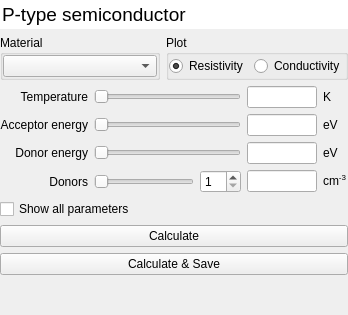
     <widget class="QFrame" name="p_type_frame">
      <layout class="QVBoxLayout" name="p_vertical_layout">
       <property name="leftMargin">
        <number>0</number>
       </property>
       <property name="topMargin">
        <number>0</number>
       </property>
       <property name="rightMargin">
        <number>0</number>
       </property>
       <property name="bottomMargin">
        <number>0</number>
       </property>
       <item>
        <widget class="QLineEdit" name="p_type_title">
         <property name="palette">
          <palette>
           <active>
            <colorrole role="WindowText">
             <brush brushstyle="SolidPattern">
              <color alpha="255">
               <red>0</red>
               <green>0</green>
               <blue>0</blue>
              </color>
             </brush>
            </colorrole>
            <colorrole role="Button">
             <brush brushstyle="SolidPattern">
              <color alpha="255">
               <red>212</red>
               <green>212</green>
               <blue>212</blue>
              </color>
             </brush>
            </colorrole>
            <colorrole role="Light">
             <brush brushstyle="SolidPattern">
              <color alpha="255">
               <red>255</red>
               <green>255</green>
               <blue>255</blue>
              </color>
             </brush>
            </colorrole>
            <colorrole role="Midlight">
             <brush brushstyle="SolidPattern">
              <color alpha="255">
               <red>233</red>
               <green>233</green>
               <blue>233</blue>
              </color>
             </brush>
            </colorrole>
            <colorrole role="Dark">
             <brush brushstyle="SolidPattern">
              <color alpha="255">
               <red>106</red>
               <green>106</green>
               <blue>106</blue>
              </color>
             </brush>
            </colorrole>
            <colorrole role="Mid">
             <brush brushstyle="SolidPattern">
              <color alpha="255">
               <red>141</red>
               <green>141</green>
               <blue>141</blue>
              </color>
             </brush>
            </colorrole>
            <colorrole role="Text">
             <brush brushstyle="SolidPattern">
              <color alpha="255">
               <red>0</red>
               <green>0</green>
               <blue>0</blue>
              </color>
             </brush>
            </colorrole>
            <colorrole role="BrightText">
             <brush brushstyle="SolidPattern">
              <color alpha="255">
               <red>255</red>
               <green>255</green>
               <blue>255</blue>
              </color>
             </brush>
            </colorrole>
            <colorrole role="ButtonText">
             <brush brushstyle="SolidPattern">
              <color alpha="255">
               <red>0</red>
               <green>0</green>
               <blue>0</blue>
              </color>
             </brush>
            </colorrole>
            <colorrole role="Base">
             <brush brushstyle="SolidPattern">
              <color alpha="255">
               <red>255</red>
               <green>255</green>
               <blue>255</blue>
              </color>
             </brush>
            </colorrole>
            <colorrole role="Window">
             <brush brushstyle="SolidPattern">
              <color alpha="255">
               <red>212</red>
               <green>212</green>
               <blue>212</blue>
              </color>
             </brush>
            </colorrole>
            <colorrole role="Shadow">
             <brush brushstyle="SolidPattern">
              <color alpha="255">
               <red>0</red>
               <green>0</green>
               <blue>0</blue>
              </color>
             </brush>
            </colorrole>
            <colorrole role="AlternateBase">
             <brush brushstyle="SolidPattern">
              <color alpha="255">
               <red>233</red>
               <green>233</green>
               <blue>233</blue>
              </color>
             </brush>
            </colorrole>
            <colorrole role="ToolTipBase">
             <brush brushstyle="SolidPattern">
              <color alpha="255">
               <red>255</red>
               <green>255</green>
               <blue>220</blue>
              </color>
             </brush>
            </colorrole>
            <colorrole role="ToolTipText">
             <brush brushstyle="SolidPattern">
              <color alpha="255">
               <red>0</red>
               <green>0</green>
               <blue>0</blue>
              </color>
             </brush>
            </colorrole>
            <colorrole role="PlaceholderText">
             <brush brushstyle="NoBrush">
              <color alpha="128">
               <red>0</red>
               <green>0</green>
               <blue>0</blue>
              </color>
             </brush>
            </colorrole>
           </active>
           <inactive>
            <colorrole role="WindowText">
             <brush brushstyle="SolidPattern">
              <color alpha="255">
               <red>0</red>
               <green>0</green>
               <blue>0</blue>
              </color>
             </brush>
            </colorrole>
            <colorrole role="Button">
             <brush brushstyle="SolidPattern">
              <color alpha="255">
               <red>212</red>
               <green>212</green>
               <blue>212</blue>
              </color>
             </brush>
            </colorrole>
            <colorrole role="Light">
             <brush brushstyle="SolidPattern">
              <color alpha="255">
               <red>255</red>
               <green>255</green>
               <blue>255</blue>
              </color>
             </brush>
            </colorrole>
            <colorrole role="Midlight">
             <brush brushstyle="SolidPattern">
              <color alpha="255">
               <red>233</red>
               <green>233</green>
               <blue>233</blue>
              </color>
             </brush>
            </colorrole>
            <colorrole role="Dark">
             <brush brushstyle="SolidPattern">
              <color alpha="255">
               <red>106</red>
               <green>106</green>
               <blue>106</blue>
              </color>
             </brush>
            </colorrole>
            <colorrole role="Mid">
             <brush brushstyle="SolidPattern">
              <color alpha="255">
               <red>141</red>
               <green>141</green>
               <blue>141</blue>
              </color>
             </brush>
            </colorrole>
            <colorrole role="Text">
             <brush brushstyle="SolidPattern">
              <color alpha="255">
               <red>0</red>
               <green>0</green>
               <blue>0</blue>
              </color>
             </brush>
            </colorrole>
            <colorrole role="BrightText">
             <brush brushstyle="SolidPattern">
              <color alpha="255">
               <red>255</red>
               <green>255</green>
               <blue>255</blue>
              </color>
             </brush>
            </colorrole>
            <colorrole role="ButtonText">
             <brush brushstyle="SolidPattern">
              <color alpha="255">
               <red>0</red>
               <green>0</green>
               <blue>0</blue>
              </color>
             </brush>
            </colorrole>
            <colorrole role="Base">
             <brush brushstyle="SolidPattern">
              <color alpha="255">
               <red>255</red>
               <green>255</green>
               <blue>255</blue>
              </color>
             </brush>
            </colorrole>
            <colorrole role="Window">
             <brush brushstyle="SolidPattern">
              <color alpha="255">
               <red>212</red>
               <green>212</green>
               <blue>212</blue>
              </color>
             </brush>
            </colorrole>
            <colorrole role="Shadow">
             <brush brushstyle="SolidPattern">
              <color alpha="255">
               <red>0</red>
               <green>0</green>
               <blue>0</blue>
              </color>
             </brush>
            </colorrole>
            <colorrole role="AlternateBase">
             <brush brushstyle="SolidPattern">
              <color alpha="255">
               <red>233</red>
               <green>233</green>
               <blue>233</blue>
              </color>
             </brush>
            </colorrole>
            <colorrole role="ToolTipBase">
             <brush brushstyle="SolidPattern">
              <color alpha="255">
               <red>255</red>
               <green>255</green>
               <blue>220</blue>
              </color>
             </brush>
            </colorrole>
            <colorrole role="ToolTipText">
             <brush brushstyle="SolidPattern">
              <color alpha="255">
               <red>0</red>
               <green>0</green>
               <blue>0</blue>
              </color>
             </brush>
            </colorrole>
            <colorrole role="PlaceholderText">
             <brush brushstyle="NoBrush">
              <color alpha="128">
               <red>0</red>
               <green>0</green>
               <blue>0</blue>
              </color>
             </brush>
            </colorrole>
           </inactive>
           <disabled>
            <colorrole role="WindowText">
             <brush brushstyle="SolidPattern">
              <color alpha="255">
               <red>106</red>
               <green>106</green>
               <blue>106</blue>
              </color>
             </brush>
            </colorrole>
            <colorrole role="Button">
             <brush brushstyle="SolidPattern">
              <color alpha="255">
               <red>212</red>
               <green>212</green>
               <blue>212</blue>
              </color>
             </brush>
            </colorrole>
            <colorrole role="Light">
             <brush brushstyle="SolidPattern">
              <color alpha="255">
               <red>255</red>
               <green>255</green>
               <blue>255</blue>
              </color>
             </brush>
            </colorrole>
            <colorrole role="Midlight">
             <brush brushstyle="SolidPattern">
              <color alpha="255">
               <red>233</red>
               <green>233</green>
               <blue>233</blue>
              </color>
             </brush>
            </colorrole>
            <colorrole role="Dark">
             <brush brushstyle="SolidPattern">
              <color alpha="255">
               <red>106</red>
               <green>106</green>
               <blue>106</blue>
              </color>
             </brush>
            </colorrole>
            <colorrole role="Mid">
             <brush brushstyle="SolidPattern">
              <color alpha="255">
               <red>141</red>
               <green>141</green>
               <blue>141</blue>
              </color>
             </brush>
            </colorrole>
            <colorrole role="Text">
             <brush brushstyle="SolidPattern">
              <color alpha="255">
               <red>106</red>
               <green>106</green>
               <blue>106</blue>
              </color>
             </brush>
            </colorrole>
            <colorrole role="BrightText">
             <brush brushstyle="SolidPattern">
              <color alpha="255">
               <red>255</red>
               <green>255</green>
               <blue>255</blue>
              </color>
             </brush>
            </colorrole>
            <colorrole role="ButtonText">
             <brush brushstyle="SolidPattern">
              <color alpha="255">
               <red>106</red>
               <green>106</green>
               <blue>106</blue>
              </color>
             </brush>
            </colorrole>
            <colorrole role="Base">
             <brush brushstyle="SolidPattern">
              <color alpha="255">
               <red>212</red>
               <green>212</green>
               <blue>212</blue>
              </color>
             </brush>
            </colorrole>
            <colorrole role="Window">
             <brush brushstyle="SolidPattern">
              <color alpha="255">
               <red>212</red>
               <green>212</green>
               <blue>212</blue>
              </color>
             </brush>
            </colorrole>
            <colorrole role="Shadow">
             <brush brushstyle="SolidPattern">
              <color alpha="255">
               <red>0</red>
               <green>0</green>
               <blue>0</blue>
              </color>
             </brush>
            </colorrole>
            <colorrole role="AlternateBase">
             <brush brushstyle="SolidPattern">
              <color alpha="255">
               <red>212</red>
               <green>212</green>
               <blue>212</blue>
              </color>
             </brush>
            </colorrole>
            <colorrole role="ToolTipBase">
             <brush brushstyle="SolidPattern">
              <color alpha="255">
               <red>255</red>
               <green>255</green>
               <blue>220</blue>
              </color>
             </brush>
            </colorrole>
            <colorrole role="ToolTipText">
             <brush brushstyle="SolidPattern">
              <color alpha="255">
               <red>0</red>
               <green>0</green>
               <blue>0</blue>
              </color>
             </brush>
            </colorrole>
            <colorrole role="PlaceholderText">
             <brush brushstyle="NoBrush">
              <color alpha="128">
               <red>0</red>
               <green>0</green>
               <blue>0</blue>
              </color>
             </brush>
            </colorrole>
           </disabled>
          </palette>
         </property>
         <property name="font">
          <font>
           <pointsize>14</pointsize>
           <weight>50</weight>
           <bold>false</bold>
           <underline>false</underline>
          </font>
         </property>
         <property name="text">
          <string>P-type semiconductor</string>
         </property>
         <property name="frame">
          <bool>false</bool>
         </property>
         <property name="readOnly">
          <bool>true</bool>
         </property>
        </widget>
       </item>
       <item>
        <layout class="QHBoxLayout" name="p_mat_and_type_layout">
         <item>
          <widget class="QGroupBox" name="p_material_box">
           <property name="title">
            <string>Material</string>
           </property>
           <property name="flat">
            <bool>true</bool>
           </property>
           <layout class="QHBoxLayout" name="horizontalLayout_5">
            <property name="leftMargin">
             <number>0</number>
            </property>
            <property name="topMargin">
             <number>0</number>
            </property>
            <property name="rightMargin">
             <number>0</number>
            </property>
            <property name="bottomMargin">
             <number>0</number>
            </property>
            <item>
             <widget class="QComboBox" name="p_material_combobox"/>
            </item>
           </layout>
          </widget>
         </item>
         <item>
          <widget class="QGroupBox" name="p_plot_type_box">
           <property name="title">
            <string>Plot</string>
           </property>
           <property name="flat">
            <bool>true</bool>
           </property>
           <layout class="QHBoxLayout" name="horizontalLayout_3">
            <property name="leftMargin">
             <number>0</number>
            </property>
            <property name="topMargin">
             <number>0</number>
            </property>
            <property name="rightMargin">
             <number>0</number>
            </property>
            <property name="bottomMargin">
             <number>0</number>
            </property>
            <item>
             <widget class="QRadioButton" name="p_resistivity_radio_button">
              <property name="enabled">
               <bool>true</bool>
              </property>
              <property name="autoFillBackground">
               <bool>false</bool>
              </property>
              <property name="text">
               <string>Resistivity</string>
              </property>
              <property name="checked">
               <bool>true</bool>
              </property>
             </widget>
            </item>
            <item>
             <widget class="QRadioButton" name="p_conductivity_radio_button">
              <property name="text">
               <string>Conductivity</string>
              </property>
             </widget>
            </item>
           </layout>
          </widget>
         </item>
        </layout>
       </item>
       <item>
        <layout class="QGridLayout" name="p_input_grid_layout" columnstretch="0,1,0,0,0">
         <item row="3" column="4">
          <widget class="QLabel" name="p_donor_energy_unit_label">
           <property name="text">
            <string>eV </string>
           </property>
          </widget>
         </item>
         <item row="2" column="0">
          <widget class="QLabel" name="p_acceptor_energy_label">
           <property name="text">
            <string>Acceptor energy</string>
           </property>
           <property name="alignment">
            <set>Qt::AlignRight|Qt::AlignTrailing|Qt::AlignVCenter</set>
           </property>
          </widget>
         </item>
         <item row="3" column="0">
          <widget class="QLabel" name="p_donor_energy_label">
           <property name="text">
            <string>Donor energy</string>
           </property>
           <property name="alignment">
            <set>Qt::AlignRight|Qt::AlignTrailing|Qt::AlignVCenter</set>
           </property>
          </widget>
         </item>
         <item row="4" column="0">
          <widget class="QLabel" name="p_donor_concentration_label">
           <property name="text">
            <string>Donors</string>
           </property>
           <property name="alignment">
            <set>Qt::AlignRight|Qt::AlignTrailing|Qt::AlignVCenter</set>
           </property>
          </widget>
         </item>
         <item row="4" column="2">
          <widget class="QSpinBox" name="p_donor_concentration_spinbox">
           <property name="minimum">
            <number>1</number>
           </property>
           <property name="maximum">
            <number>12</number>
           </property>
          </widget>
         </item>
         <item row="4" column="1">
          <widget class="QSlider" name="p_donor_concentration_slider">
           <property name="minimumSize">
            <size>
             <width>100</width>
             <height>0</height>
            </size>
           </property>
           <property name="orientation">
            <enum>Qt::Horizontal</enum>
           </property>
          </widget>
         </item>
         <item row="2" column="3">
          <widget class="ValidatedLineEdit" name="p_acceptor_energy_line_edit">
           <property name="minimumSize">
            <size>
             <width>70</width>
             <height>0</height>
            </size>
           </property>
           <property name="maximumSize">
            <size>
             <width>70</width>
             <height>16777215</height>
            </size>
           </property>
          </widget>
         </item>
         <item row="3" column="3">
          <widget class="ValidatedLineEdit" name="p_donor_energy_line_edit">
           <property name="minimumSize">
            <size>
             <width>70</width>
             <height>0</height>
            </size>
           </property>
           <property name="maximumSize">
            <size>
             <width>70</width>
             <height>16777215</height>
            </size>
           </property>
          </widget>
         </item>
         <item row="4" column="4">
          <widget class="QLabel" name="p_donor_concentration_unit_label">
           <property name="text">
            <string>cm&lt;sup&gt;-3&lt;/sup&gt;</string>
           </property>
          </widget>
         </item>
         <item row="2" column="4">
          <widget class="QLabel" name="p_acceptor_energy_unit_label">
           <property name="text">
            <string>eV</string>
           </property>
          </widget>
         </item>
         <item row="4" column="3">
          <widget class="ValidatedLineEdit" name="p_donor_concentration_line_edit">
           <property name="minimumSize">
            <size>
             <width>70</width>
             <height>0</height>
            </size>
           </property>
           <property name="maximumSize">
            <size>
             <width>70</width>
             <height>16777215</height>
            </size>
           </property>
          </widget>
         </item>
         <item row="1" column="0">
          <widget class="QLabel" name="p_temperature_label">
           <property name="text">
            <string>Temperature</string>
           </property>
           <property name="alignment">
            <set>Qt::AlignRight|Qt::AlignTrailing|Qt::AlignVCenter</set>
           </property>
          </widget>
         </item>
         <item row="1" column="3">
          <widget class="ValidatedLineEdit" name="p_temperature_line_edit">
           <property name="minimumSize">
            <size>
             <width>70</width>
             <height>0</height>
            </size>
           </property>
           <property name="maximumSize">
            <size>
             <width>70</width>
             <height>16777215</height>
            </size>
           </property>
          </widget>
         </item>
         <item row="1" column="4">
          <widget class="QLabel" name="p_temperature_unit_label">
           <property name="text">
            <string>K</string>
           </property>
          </widget>
         </item>
         <item row="3" column="1" colspan="2">
          <widget class="QSlider" name="p_donor_energy_slider">
           <property name="minimumSize">
            <size>
             <width>100</width>
             <height>0</height>
            </size>
           </property>
           <property name="orientation">
            <enum>Qt::Horizontal</enum>
           </property>
          </widget>
         </item>
         <item row="2" column="1" colspan="2">
          <widget class="QSlider" name="p_acceptor_energy_slider">
           <property name="minimumSize">
            <size>
             <width>100</width>
             <height>0</height>
            </size>
           </property>
           <property name="orientation">
            <enum>Qt::Horizontal</enum>
           </property>
          </widget>
         </item>
         <item row="1" column="1" colspan="2">
          <widget class="QSlider" name="p_temperature_slider">
           <property name="minimumSize">
            <size>
             <width>100</width>
             <height>0</height>
            </size>
           </property>
           <property name="orientation">
            <enum>Qt::Horizontal</enum>
           </property>
          </widget>
         </item>
        </layout>
       </item>
       <item>
        <widget class="QCheckBox" name="p_show_all">
         <property name="text">
          <string>Show all parameters</string>
         </property>
         <property name="checked">
          <bool>false</bool>
         </property>
        </widget>
       </item>
       <item>
        <widget class="QPushButton" name="p_calculate_button">
         <property name="text">
          <string>Calculate</string>
         </property>
        </widget>
       </item>
       <item>
        <widget class="QPushButton" name="p_calculate_and_save_button">
         <property name="text">
          <string>Calculate &amp;&amp; Save</string>
         </property>
        </widget>
       </item>
       <item>
        <spacer name="p_vertical_spacer">
         <property name="orientation">
          <enum>Qt::Vertical</enum>
         </property>
         <property name="sizeHint" stdset="0">
          <size>
           <width>20</width>
           <height>40</height>
          </size>
         </property>
        </spacer>
       </item>
      </layout>
     </widget>
